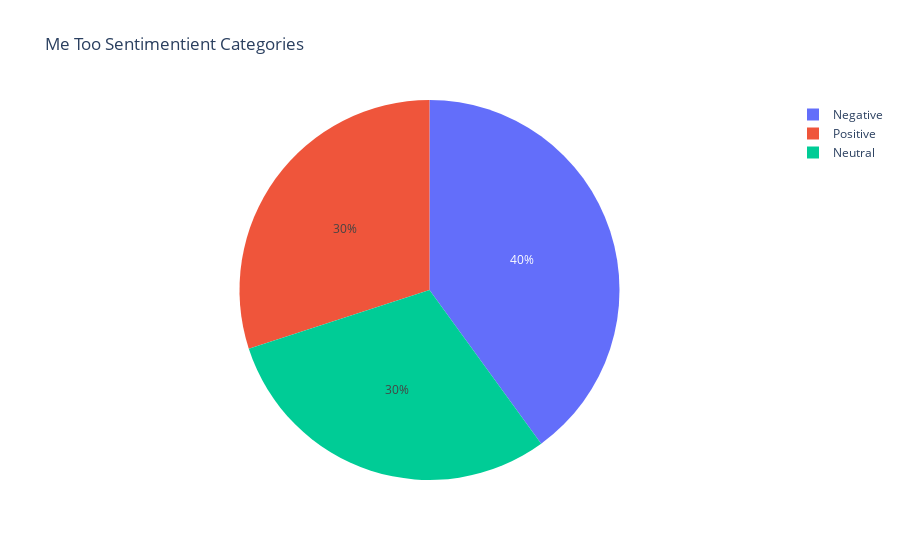

The notebook cell saved with this chart:
### Markdown cell above
##  Visualization
Pie charts

### Code cell
#need to create a function to do this for each hashtag
import plotly.express as px

df_pie = df[df['hashtag'] == '#metoo']

#breaking positives, negatives, and neutrals in separate dataframes, 
#selecting sentiment scores, 
#ounting how many scores in each dataframe
#making it a type string so that it can go into px.pie

pos_num = df_pie[df_pie['sentiment_category'] == 'positive']['sentiment_score'].count().astype(str)
neg_num = df_pie[df_pie['sentiment_category'] == 'negative']['sentiment_score'].count().astype(str)
neu_num = df_pie[df_pie['sentiment_category'] == 'neutral']['sentiment_score'].count().astype(str)

scores = [pos_num, neg_num, neu_num]
print(scores)
fig = px.pie(df_pie, values=[pos_num, neg_num, neu_num], names= ['Positive', 'Negative', 'Neutral'], title='Me Too Sentimentient Categories')
fig.show()

### Figure 1 — Plotly figure (JSON) as saved in the notebook; plotly's stock layout.template omitted (floating-point values rounded to 4 significant figures)
{"data": [{"domain": {"x": [0, 1], "y": [0, 1]}, "hovertemplate": "label=%{label}<br>value=%{value}<extra></extra>", "labels": ["Positive", "Negative", "Neutral"], "legendgroup": "", "name": "", "showlegend": true, "type": "pie", "values": ["6", "8", "6"]}], "layout": {"legend": {"tracegroupgap": 0}, "title": {"text": "Me Too Sentimentient Categories"}}}
